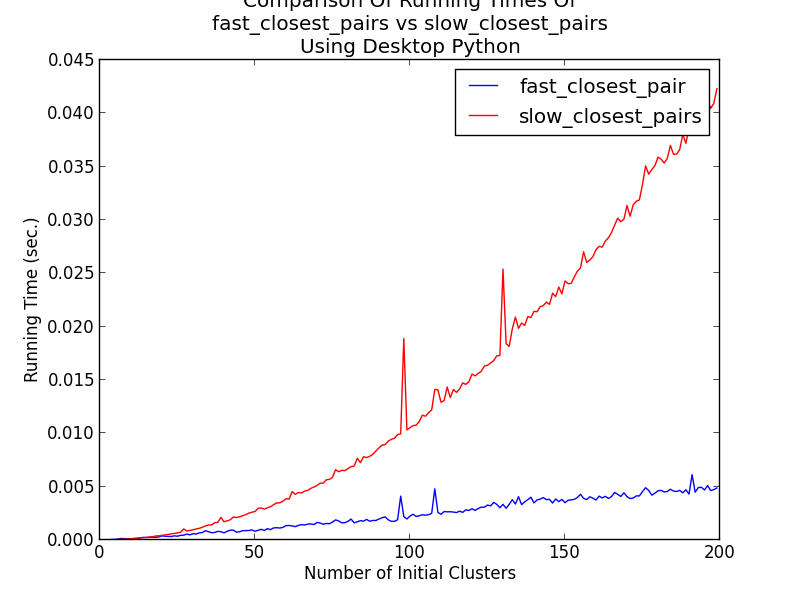

The script that drew this image:
#!/usr/bin/python

import alg_cluster
import matplotlib.pyplot as plt
import proj3
import random
import time


def GetRandomClusters(num_clusters):
    return [alg_cluster.Cluster(set(),
                                random.uniform(-1, 1),
                                random.uniform(-1, 1),
                                0,
                                0)
            for _ in xrange(num_clusters)]


def main():
    random.seed(123)
    xvals = range(2, 200)
    yvals_fast, yvals_slow = [], []
    for i in xvals:
        cluster_list = GetRandomClusters(i)
        start_time = time.time()
        proj3.slow_closest_pairs(cluster_list)
        yvals_slow.append(time.time() - start_time)
        start_time = time.time()
        proj3.fast_closest_pair(cluster_list)
        yvals_fast.append(time.time() - start_time)
    plt.plot(xvals, yvals_fast, '-b', label='fast_closest_pair')
    plt.plot(xvals, yvals_slow, '-r', label='slow_closest_pairs')
    plt.legend(loc='upper right')
    plt.ylabel('Running Time (sec.)')
    plt.xlabel('Number of Initial Clusters')
    plt.title('Comparison Of Running Times Of\nfast_closest_pairs vs slow_closest_pairs\n'
              'Using Desktop Python')
    plt.show()
    import pdb; pdb.set_trace()
    


if __name__ == '__main__':
    main()
